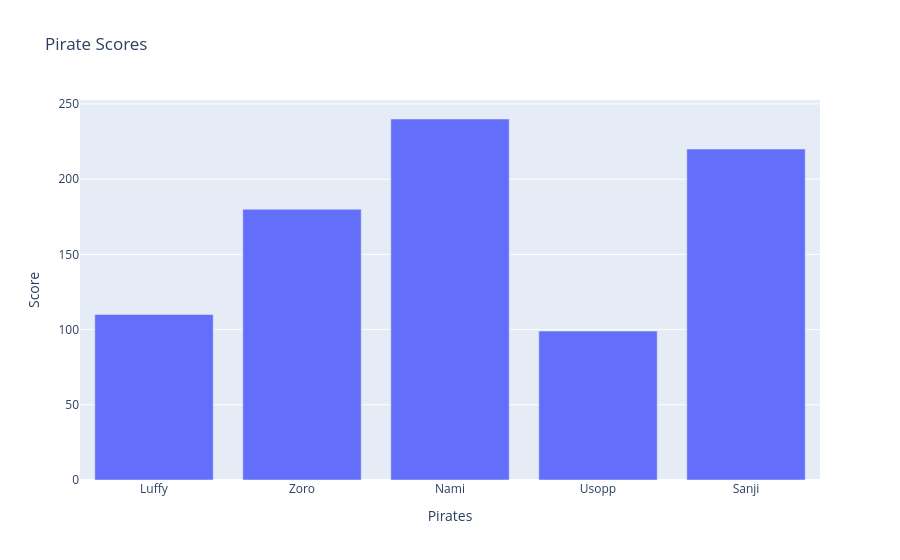

This figure's notebook cell:
### Code cell
graph.update_layout(
title="Pirate Scores",
xaxis_title="Pirates",
yaxis_title="Score")
#graph.show() <-- this is optional too?
#Press and drag to zoom in. Double click to zoom out

### Figure 1 — Plotly figure (JSON) as saved in the notebook; plotly's stock layout.template omitted (floating-point values rounded to 4 significant figures)
{"data": [{"type": "bar", "x": ["Luffy", "Zoro", "Nami", "Usopp", "Sanji"], "y": [110, 180, 240, 99, 220]}], "layout": {"title": {"text": "Pirate Scores"}, "xaxis": {"title": {"text": "Pirates"}}, "yaxis": {"title": {"text": "Score"}}}}
